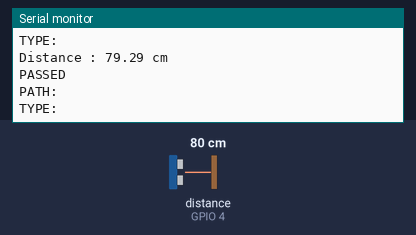
A program run on a simulated ESP32. On the bench: the last lines printed to the serial monitor. Inputs (shaded band) come from the test bench; at power-on: distance to the obstacle (sensor on GPIO 4) 80 cm. WiFi joins after 1.5 s; servers stay silent unless stated.

Above: at 2.7 s.
2.8 s: distance to the obstacle (sensor on GPIO 4) set to 2 cm
At 3.13 s:
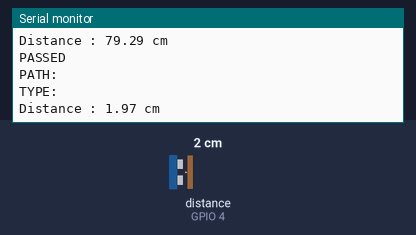
4.3 s: distance to the obstacle (sensor on GPIO 4) set to 4 cm
At 4.63 s:
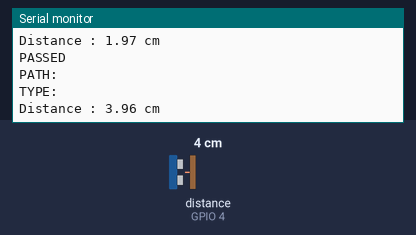
Timing chart, 0 to 7.3 s (numbered marks = the images above; inputs shaded):
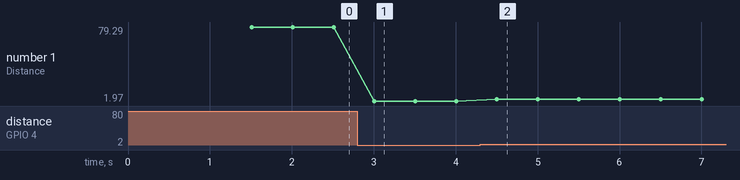

The program:

main.cpp
```cpp
#include <Arduino.h>
#include <DetectorLevel.hpp>

#include <TrashCan.hpp>

#if defined(ESP32)
  #include <WiFi.h>
#elif defined(ESP8266)
  #include <ESP8266WiFi.h>
#endif

#include <Firebase_ESP_Client.h>

// Provide the token generation process info
#include "addons/TokenHelper.h"

// Provide the RTDB payload printing info and other helper functions
#include "addons/RTDBHelper.h"

#define WIFI_SSID "Verizon XT1650 9729"
#define WIFI_PASSWORD "KyuAndi2"

// Insert Firebas project API Key
#define API_KEY "AIzaSyDSopewLv8tGKeyjAwKchd_lrCka4aTL5E"

// Insert REALTIME DB URL
#define DATABASE_URL "https://iotbopeto-default-rtdb.europe-west1.firebasedatabase.app/"

// FireBase data Object
FirebaseData fbdo; FirebaseAuth auth; FirebaseConfig config;


#define baudrate 9600

unsigned long previousMillis = 0;     // will store last time LED was updated
const long interval = 500;           // interval at which to blink (milliseconds)
bool signUpOk = false;

TrashCan *theBin = new TrashCan(4, 2);

void setup()
{
  Serial.begin(baudrate); theBin->getLevel().setMaxLength(65);

  theBin->Begin();
  Serial.begin(115200);
  WiFi.begin(WIFI_SSID, WIFI_PASSWORD);

  Serial.print("Connecting to WiFi");
  while(WiFi.status() != WL_CONNECTED)
  {
    Serial.print(".");
    delay(300);
  }

  Serial.println("Connected with IP : ");
  Serial.print(WiFi.localIP());
  Serial.println();

  // Assign the API Key (Required) !
  config.api_key = API_KEY;

  // Assign the realDataBase url (Required) !
  config.database_url = DATABASE_URL;
// Sign UP
  if(Firebase.signUp(&config, &auth, "", ""))
  {
    Serial.println("OK");
    signUpOk = true;
  }

  else
  {
    Serial.printf("%s", config.signer.signupError.message.c_str());
  }

  // Assign the callback function for the long running token generation task
  config.token_status_callback = tokenStatusCallback; //see addons/TokenHelper.h

  Firebase.begin(&config, &auth);
  Firebase.reconnectWiFi(true);
}

void loop()
{

  unsigned long currentMillis = millis();

  if (Firebase.ready() && signUpOk && (currentMillis - previousMillis >= interval))
  {
    // save the last time we trash was see level
    previousMillis = currentMillis;
    theBin->viewLevel(); theBin->getLevel().ShowCentimeter();
    if(theBin->getFullStepLevel())
    {
      // We send a JSON file or execute a link to send to firebase
      // Or we execute a AT-COMMAND
      Serial.println("Trash is full");
    }
    if (Firebase.RTDB.setInt(&fbdo, "TrahCan/level", theBin->getLevel().getLevel())){
      Serial.println("PASSED");
      Serial.println("PATH: " + fbdo.dataPath());
      Serial.println("TYPE: " + fbdo.dataType());
    }
    else {
      Serial.println("FAILED");
      Serial.println("REASON: " + fbdo.errorReason());
    }
  }
}
```

Measured:
- after the input at 2.8 s, the serial monitor: prints a new line after 0.20 s (image 1)
- after the input at 4.3 s, the serial monitor: prints a new line after 0.20 s (image 2)
- plotted number 1: 79.29 → 1.97 after the input at 2.8 s, 1.97 → 3.96 after the input at 4.3 s
